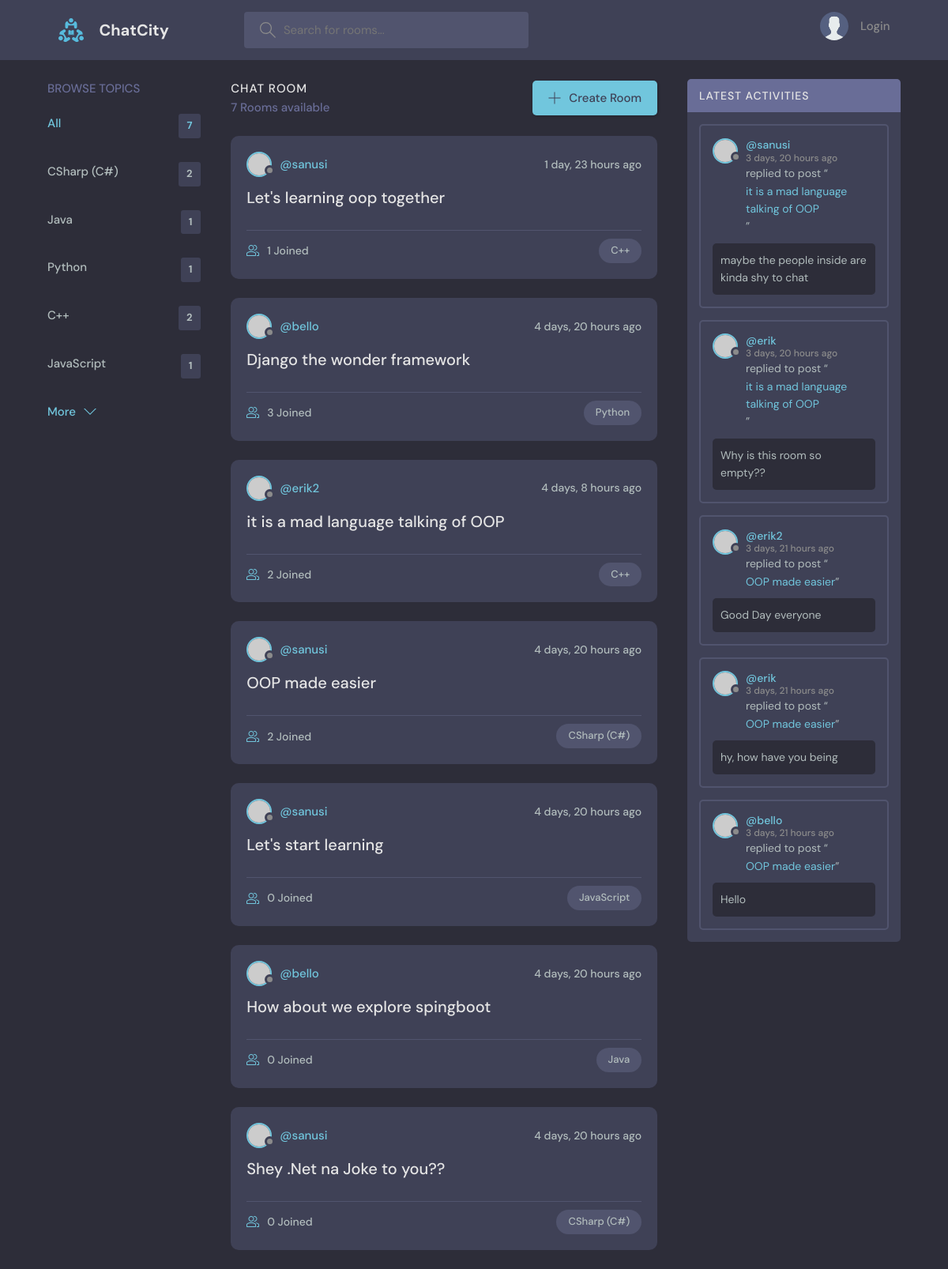
Before: / with the older database file.
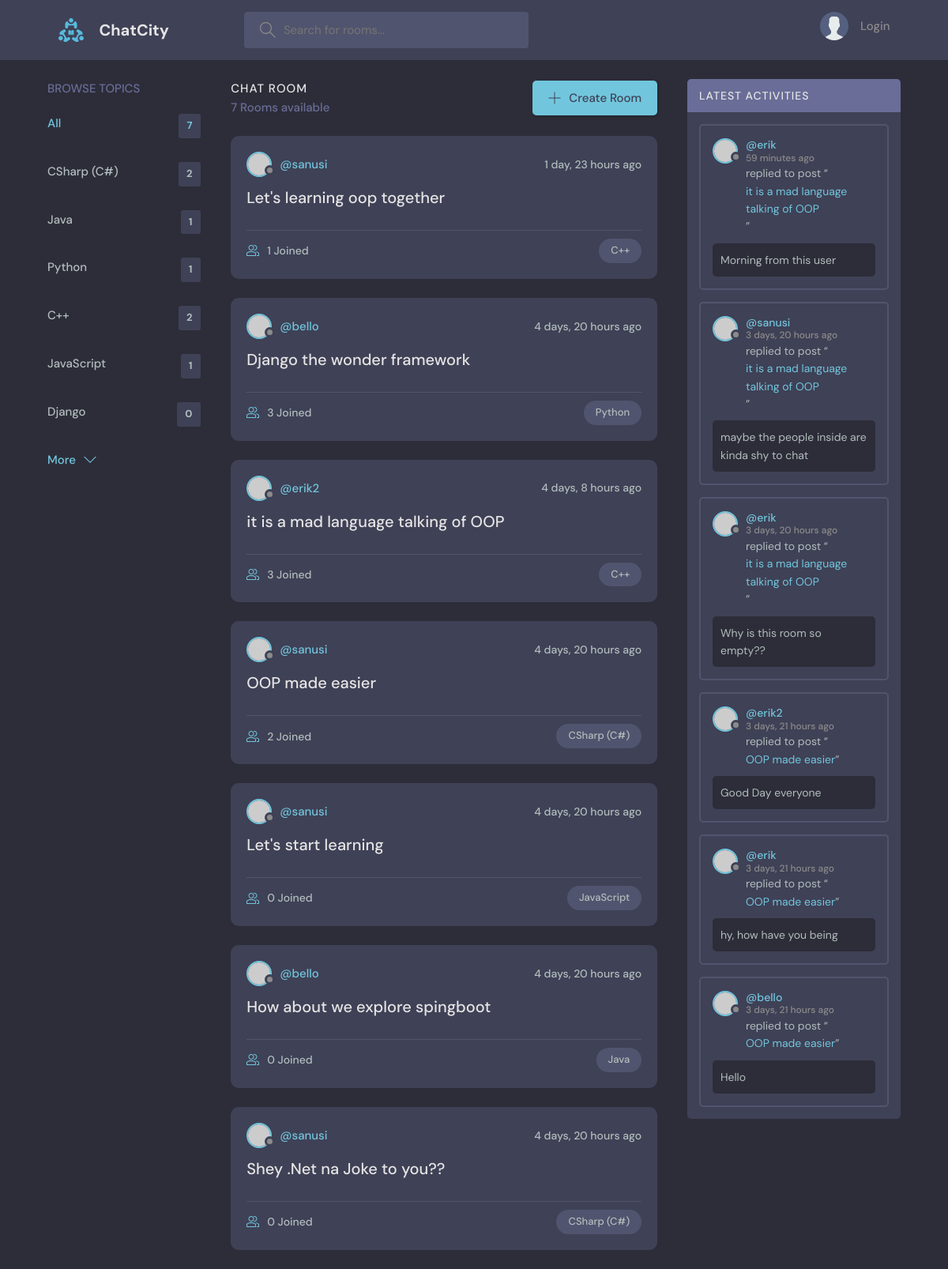
After: the same page with the newer database file.
### baseApp/models.py (models this page shows, shortened)
class Topic(models.Model):
    name = models.CharField(max_length=200)

class Room(models.Model):
    topic = models.ForeignKey(Topic, on_delete=models.SET_NULL, null=True)
    host = models.ForeignKey(User, on_delete=models.SET_NULL, null=True)
    participants = models.ManyToManyField(User, related_name="participants", blank=True)
    name = models.CharField(max_length=200)
    description = models.TextField(null = True, blank = True)
    updated = models.DateTimeField(auto_now=True)
    created = models.DateTimeField(auto_now_add=True)
    def __str__(self):
        return self.name
    class Meta:
        ordering = ["-updated", "-created"]

class Message(models.Model):
    user = models.ForeignKey(User, on_delete=models.CASCADE)
    room =models.ForeignKey(Room, on_delete=models.CASCADE)
    msgBody = models.TextField()
    updated = models.DateTimeField(auto_now=True)
    created = models.DateTimeField(auto_now_add=True)
    class Meta:
        ordering = ["-updated", "-created"]

### baseApp/views.py (the view)
# urls.py: path('', views.home, name="home"),
def home(request):
    query = request.GET.get('q') if request.GET.get('q') != None else ""
    rooms = Room.objects.filter(Q(topic__name__icontains=query) | Q(name__icontains=query) | Q(host__username__icontains=query) | Q(description__icontains=query))
    topics = Topic.objects.all()
    room_count = rooms.count()
    activityMsg = Message.objects.filter(Q(room__topic__name__icontains = query))
    context = {"rooms":rooms, "topics":topics,"room_count":room_count, "activeityMessages":activityMsg}
    return render(request, "base/home.html", context)

### baseApp/templates/base/home.html
{% extends "main.html" %} {% block content %}
<main class="layout layout--3">
  <div class="container">
    <div>{%include 'base/components/browse.html'%}</div>
    <div>
      {%include 'base/components/roomAvail.html'%}
    </div>
    <div>{%include 'base/components/activity.html'%}</div>
  </div>
</main>
{% endblock content %}

### baseApp/templates/base/components/browse.html
<div class="topics">
  <div class="topics__header">
    <h2>Browse Topics</h2>
  </div>
  <ul class="topics__list">
    <li>
      <a href="{%url 'home' %}" class="active">All <span>{{room_count}}</span></a>
    </li>
    {% for topic in topics%}
    <li>
      <a href="{% url 'home'%}?q={{topic.name}}"
        >{{topic.name}} <span>{{topic.room_set.all.count}}</span></a
      >
    </li>
    {%endfor%}
  </ul>
  <a class="btn btn--link" href="topics.html">
    More
    <svg
      version="1.1"
      xmlns="http://www.w3.org/2000/svg"
      width="32"
      height="32"
      viewBox="0 0 32 32"
    >
      <title>chevron-down</title>
      <path d="M16 21l-13-13h-3l16 16 16-16h-3l-13 13z"></path>
    </svg>
  </a>
</div>

### baseApp/templates/base/components/roomAvail.html (shortened to what this page needs)
<div class="roomList">
  <div class="roomList__header">
    <div>
      <h2>Chat Room</h2>
      <p>{{room_count}} Rooms available</p>
    </div>
    <a class="btn btn--main" href="{% url 'createRoom' %}">
      <svg
        version="1.1"
        xmlns="http://www.w3.org/2000/svg"
        width="32"
        height="32"
        viewBox="0 0 32 32"
      >
        <title>add</title>
        <path
          d="M16.943 0.943h-1.885v14.115h-14.115v1.885h14.115v14.115h1.885v-14.115h14.115v-1.885h-14.115v-14.115z"
        ></path>
      </svg>
      Create Room
    </a>
  </div>
  {%for room in rooms %}
  <div class="roomListRoom">
    <div class="roomListRoom__header">
      <a href="{%url 'profile' room.host.id%}" class="roomListRoom__author">
        <div class="avatar avatar--small">
          <img src="https://randomuser.me/api/portraits/women/11.jpg" />
        </div>
        <span>@{{room.host.username}}</span>
      </a>
      <div class="roomListRoom__actions">
        <span>{{room.created|timesince}} ago</span>
      </div>
    </div>
    <div class="roomListRoom__content">
      <a href="{% url 'room' room.id %}">{{room.name}}</a>
    </div>
    <div class="roomListRoom__meta">
      <a href="{% url 'room' room.id %}" class="roomListRoom__joined">
        {{room.participants.count}} Joined
      </a>
      <p class="roomListRoom__topic">{{room.topic.name}}</p>
    </div>
  </div>
  {% endfor %}
</div>

### baseApp/templates/base/components/activity.html (shortened to what this page needs)
<div class="activities">
  <div class="activities__header">
    <h2>Latest Activities</h2>
  </div>
{%for message in activeityMessages%}
  <div class="activities__box">
    <div class="activities__boxHeader roomListRoom__header">
      <a href="{%url 'profile' message.user.id %}" class="roomListRoom__author">
        <div class="avatar avatar--small">
          <img src="https://randomuser.me/api/portraits/women/11.jpg" />
        </div>
        <p>
          @{{message.user}}
          <span>{{message.created|timesince}} ago</span>
        </p>
      </a>
    </div>
    <div class="activities__boxContent">
      <p>
        replied to post “<a href="{% url 'room' message.room.id%}">{{message.room}}</a>”
      </p>
      <div class="activities__boxRoomContent">
        {{message.msgBody}}
      </div>
    </div>
  </div>
{%endfor%}
</div>

Changed rows visible on the page:
added Topic: name "Django", room_set.all.count "0"
computed for Room "it is a mad language talking of OOP": participants.count "2" → "3"
added Message: user "erik", created "59 minutes", room "it is a mad language talking of OOP", msgBody "Morning from this user"
